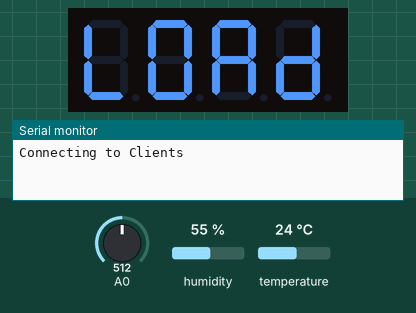
Bench run of a sketch on a simulated ESP8266 (NodeMCU). On the bench: 4-digit seven-segment display, the last lines printed to the serial monitor. Inputs (shaded band) come from the test bench; at power-on: A0 = 512, humidity 55 %, temperature 24 °C. WiFi joins after 1.5 s; servers stay silent unless stated; no MQTT or app messages arrive unless stated.

Above: at 0.1 s.
At 5.1 s:
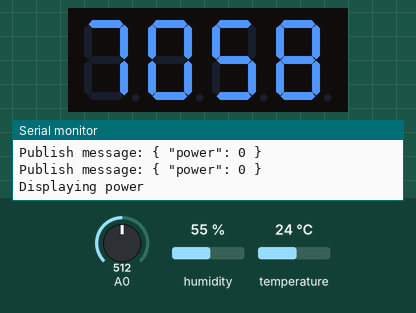
At 40.1 s:
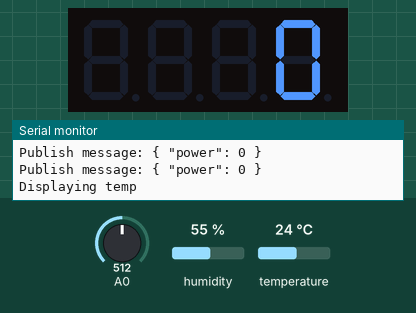
At 120.1 s:
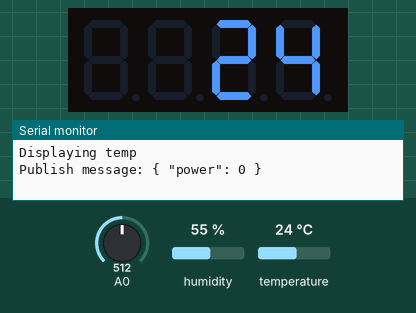

Measured:
- what the display in image 1 shows lasts 5.0 s, from 5.0 s to 10.0 s

The sketch:

power_meter.ino
```cpp
/*
 * This sketch polls an LDR to watch for pulses
 * of a digital power meter.
 * Blog post at: http://mtak.nl/it/esp8266-based-power-meter-in-kibana/
 *
*/

#include <Arduino.h>
#include <ESP8266WiFi.h>
#include <PubSubClient.h>
#include <ArduinoOTA.h>
#include "DHT.h"
#include <TM1637Display.h>

#define DHTPIN D4
#define DHTTYPE DHT11

#define SEGCLK D5
#define SEGDIO D6

const char* ssid = "Clients";
const char* password = "password";
const char* mqtt_server = "dom1.int.mtak.nl";

const char* dhtTopic = "meterkast/dht";
const char* ldrTopic = "meterkast/power";

WiFiClient espClient;
PubSubClient client(espClient);
DHT dht(DHTPIN, DHTTYPE);
TM1637Display display(SEGCLK, SEGDIO);

long lastDht = 0;
char msg[50];
long lastLdrTime = 0;
long lastLdrUpdate = 0;
long lastDisplayUpdate = 0;
int lastDisplayState = 0;
int lastPower = 0;
int lastTemp = 0;

void setup() {
  pinMode(BUILTIN_LED, OUTPUT);     // Initialize the BUILTIN_LED pin as an output
  digitalWrite(BUILTIN_LED ,0);     // Turn LED on while starting

  uint8_t data[] = { 0x38, 0x3f, 0x77, 0x5e };  // LOAd
  display.setBrightness(0x0a);
  display.setSegments(data);

  Serial.begin(115200);
  setup_wifi();
  otaSetup();
  client.setServer(mqtt_server, 1883);
  client.setCallback(callback);

  dht.begin();
  digitalWrite(BUILTIN_LED ,HIGH);     // Turn LED off
}

void setup_wifi() {

  delay(10);
  // We start by connecting to a WiFi network
  Serial.println();
  Serial.print("Connecting to ");
  Serial.println(ssid);

  WiFi.begin(ssid, password);

  while (WiFi.status() != WL_CONNECTED) {
    delay(500);
    Serial.print(".");
  }

  Serial.println("");
  Serial.println("WiFi connected");
  Serial.println("IP address: ");
  Serial.println(WiFi.localIP());
}

void otaSetup() {
  Serial.println("otaSetup start");
  // Port defaults to 8266
  ArduinoOTA.setPort(8266);

  // Hostname defaults to esp8266-[ChipID]
  ArduinoOTA.setHostname("esp2");

  // No authentication by default
  ArduinoOTA.setPassword((const char *)"password");

  ArduinoOTA.onStart([]() {
    Serial.println("ArduinoOTA update start");
  });
  ArduinoOTA.onEnd([]() {
    Serial.println("\nArduinoOTA update end");
  });
  ArduinoOTA.onProgress([](unsigned int progress, unsigned int total) {
    Serial.printf("ArduinoOTA update progress: %u%%\r", (progress / (total / 100)));
  });
  ArduinoOTA.onError([](ota_error_t error) {
    Serial.printf("ArdionoOTA update error[%u]: ", error);
    if (error == OTA_AUTH_ERROR) Serial.println("Auth Failed");
    else if (error == OTA_BEGIN_ERROR) Serial.println("Begin Failed");
    else if (error == OTA_CONNECT_ERROR) Serial.println("Connect Failed");
    else if (error == OTA_RECEIVE_ERROR) Serial.println("Receive Failed");
    else if (error == OTA_END_ERROR) Serial.println("End Failed");
  });
  ArduinoOTA.begin();
  Serial.println("otaSetup done");
}

void callback(char* topic, byte* payload, unsigned int length) {
  Serial.print("Message arrived [");
  Serial.print(topic);
  Serial.print("] ");
  for (int i = 0; i < length; i++) {
    Serial.print((char)payload[i]);
  }
  Serial.println();

  // Switch on the LED if an 1 was received as first character
  if ((char)payload[0] == '1') {
    digitalWrite(BUILTIN_LED, LOW);   // Turn the LED on (Note that LOW is the voltage level
    // but actually the LED is on; this is because
    // it is acive low on the ESP-01)
  } else {
    digitalWrite(BUILTIN_LED, HIGH);  // Turn the LED off by making the voltage HIGH
  }

}

void reconnect() {
  // Loop until we're reconnected
  while (!client.connected()) {
    Serial.print("Attempting MQTT connection...");
    // Attempt to connect
    if (client.connect("esp2", "esp2", "auKae7yei7Achah")) {
      Serial.println("connected");
      // Once connected, publish an announcement...
      // client.publish("outTopic", "hello world");
    } else {
      Serial.print("failed, rc=");
      Serial.print(client.state());
      Serial.println(" try again in 5 seconds");
      // Wait 5 seconds before retrying
      delay(5000);
    }
  }
}

void sendDhtSensor() {
  float h = dht.readHumidity();
  float t = dht.readTemperature();

  if (isnan(h) || isnan(t)) {
    Serial.println("Failed to read from DHT sensor!");
    client.publish("dhtTopic", "Failed to read from DHT sensor");
    return;
  }

  char dhtMessage[120];
  sprintf(dhtMessage, "{ \"temperature\": %d, \"humidity\": %d }", round(t), round(h));
  lastTemp = round(t);

  Serial.print("Publish message: ");
  Serial.println(dhtMessage);

  client.publish(dhtTopic, dhtMessage);
}

void sendPower(long ldrTime) {
  float watts;

  watts = 3600000 / ldrTime;

  char ldrMessage[120];
  sprintf(ldrMessage, "{ \"power\": %d }", round(watts) );
  lastPower = round(watts);

  Serial.print("Publish message: ");
  Serial.println(ldrMessage);

  client.publish(ldrTopic, ldrMessage);
}
void loop() {
  // OTA firmware updates
  ArduinoOTA.handle();

  if (!client.connected()) {
    reconnect();
  }
  client.loop();

  long now = millis();

  // Send DHT sensor data every 60s
  if (now - lastDht > 60000) {
    lastDht = now;
    sendDhtSensor();
  }

  // Only read every 20ms
  //currentTime = millis();
  if ( lastLdrUpdate < ( now - 20 ) ) {
    lastLdrUpdate = now;

    // Send power data when necessary (threshold = 200)
    long ldrValue;
    ldrValue = analogRead(A0);
    if ( ldrValue > 200 ) {
      long ldrNow = millis();

      long ldrTime;
      ldrTime = ldrNow - lastLdrTime;

      // Skip double detections
      if ( ldrTime < 500 ) { return; }

      lastLdrTime = ldrNow;
      sendPower(ldrTime);
    }

  }  // lastLdrUpdate < 20ms


  // Update TM1637 4-segment display
  if (now - lastDisplayUpdate > 5000) {
    lastDisplayUpdate = now;
    if ( lastDisplayState == 0 ) {
      Serial.println("Displaying power");
      lastDisplayState = 1;
      display.showNumberDec(lastPower,false);
    } else {
      Serial.println("Displaying temp");
      lastDisplayState = 0;
      display.showNumberDec(lastTemp,false);
    }
  }

}
```
